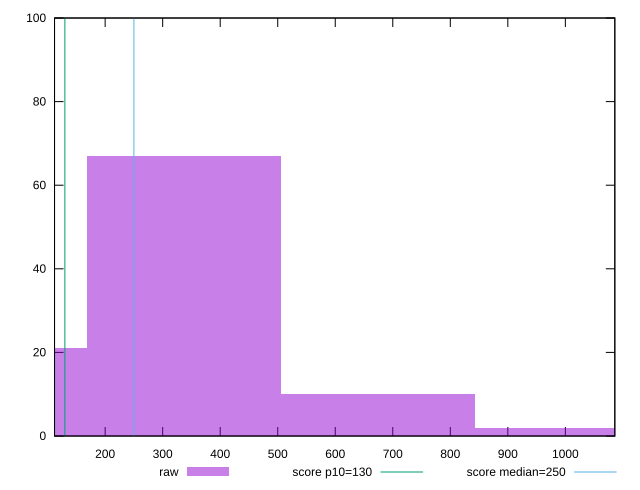

Reproduce this figure in gnuplot.
reset

$raw <<EOF
337.21447510087694 67
0 21
674.4289502017539 10
1011.6434253026308 2
EOF

set key outside below
set boxwidth 337.21447510087694
set xrange [112:1086.0000000000002]
set yrange [0:100]
set trange [0:100]
set style fill transparent solid 0.5 noborder

set parametric
set terminal svg size 640, 490 enhanced background rgb 'white'
set output "report_00015_2021-02-09T16-11-33.973Z/max-potential-fid/samples/pages+cached+noadtech/raw/histogram.svg"

plot $raw title "raw" with boxes, \
     130,t title "score p10=130", \
     250,t title "score median=250"

reset
